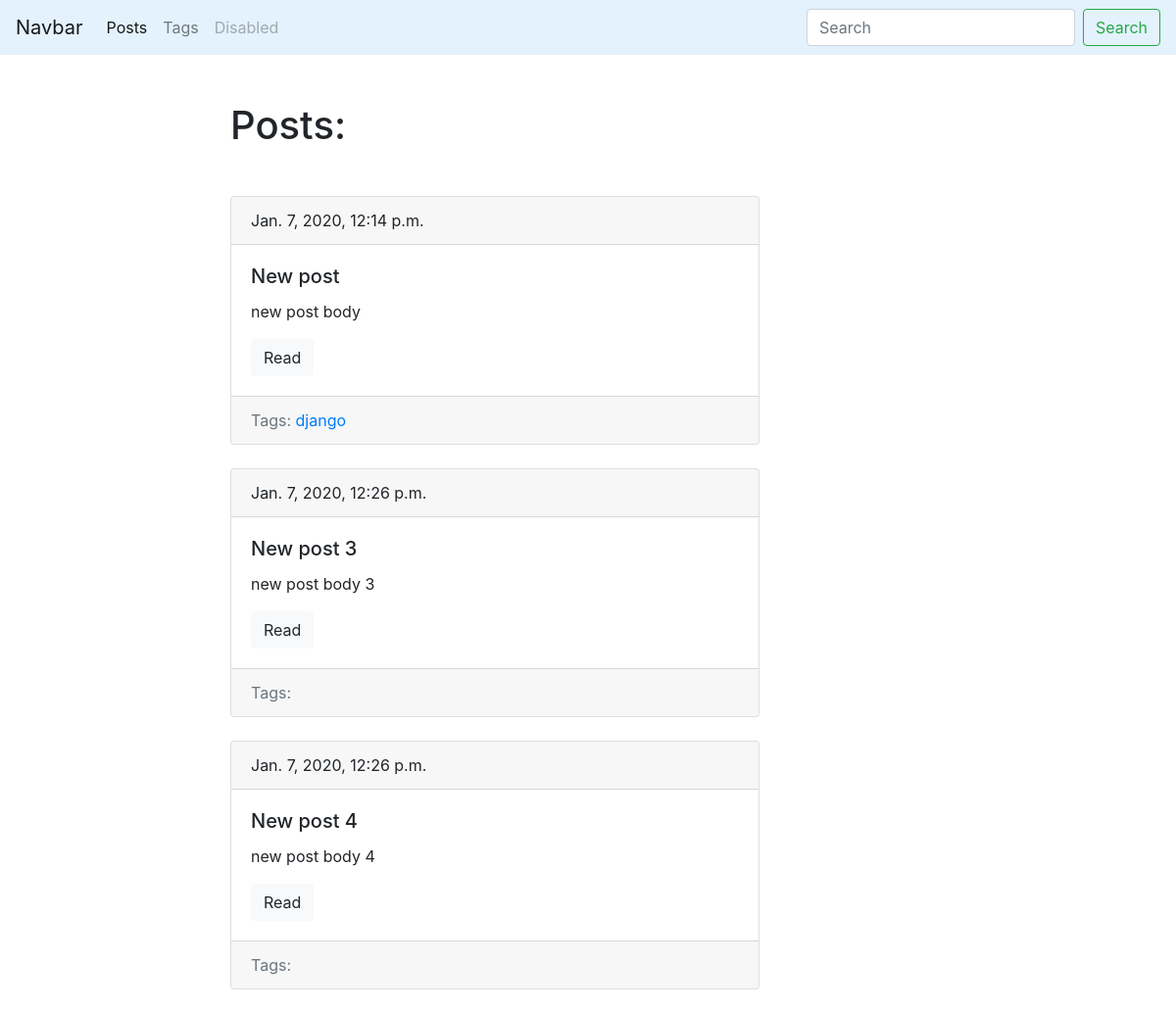
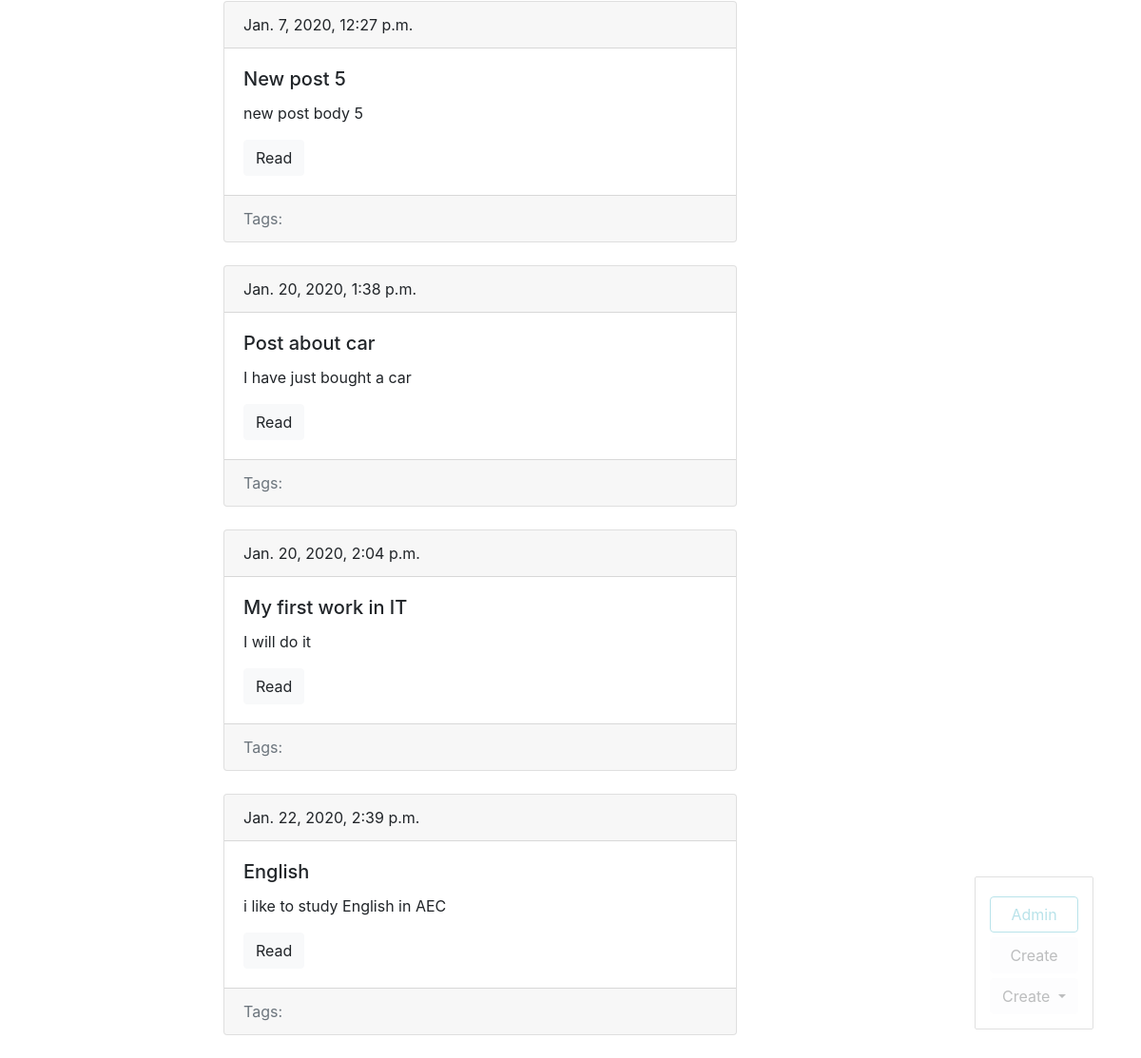
Page /blog/ (signed in) on the committed database (2 pictures, top to bottom).
### blog/models.py (models this page shows, shortened)
class Post(models.Model):
    title = models.CharField(max_length=150, db_index=True)
    slug = models.SlugField(max_length=150, blank=True, unique=True)
    body = models.TextField(blank=True, db_index=True)
    tags = models.ManyToManyField('Tag', blank=True, related_name='posts')
    date_pub = models.DateTimeField(auto_now_add=True)
    def get_absolute_url(self):
        return reverse('post_detail_url', kwargs={'slug': self.slug})

class Tag(models.Model):
    title = models.CharField(max_length=50)
    slug = models.SlugField(max_length=50)
    def get_absolute_url(self):
        return reverse('tag_detail_url', kwargs={'slug': self.slug})

### blog/views.py (the view)
# urls.py: path('', posts_list, name='posts_list_url'),
def posts_list(request):
    posts = Post.objects.all()
    return render(request, 'blog/index.html', context={'posts': posts})

### blog/templates/blog/index.html (shortened to what this page needs)
{% extends 'blog/base_blog.html' %}
{% block content %}
  <h1 class='mb-5'>Posts: </h1>
  {% for post in posts %}
  {% include 'blog/includes/post_card_template.html' %}
  {% endfor %}
{% endblock %}

### blog/templates/blog/includes/post_card_template.html
<div class="card mb-4">
  <div class="card-header">
    {{post.date_pub}}
  </div>
  <div class="card-body">
    <h5 class="card-title">{{post.title}}</h5>
    <p class="card-text">{{post.body}}</p>
    <a href="{{ post.get_absolute_url }}" class="btn btn-light">Read</a>
  </div>
  <div class="card-footer text-muted">
    Tags:
    {% for tag in post.tags.all %}
        <a href="{{ tag.get_absolute_url }}">{{tag.title}}</a>
    {% endfor %}
  </div>
</div>

### rows in the picture
Post: date_pub "Jan. 7, 2020, 12:14 p.m.", title "New post", body "new post body"
Tag: title "django"
Post: date_pub "Jan. 7, 2020, 12:26 p.m.", title "New post 3", body "new post body 3"
Post: date_pub "Jan. 7, 2020, 12:26 p.m.", title "New post 4", body "new post body 4"
Post: date_pub "Jan. 7, 2020, 12:27 p.m.", title "New post 5", body "new post body 5"
Post: date_pub "Jan. 20, 2020, 1:38 p.m.", title "Post about car", body "I have just bought a car"
Post: date_pub "Jan. 20, 2020, 2:04 p.m.", title "My first work in IT", body "I will do it"
Post: date_pub "Jan. 22, 2020, 2:39 p.m.", title "English", body "i like to study English in AEC"
